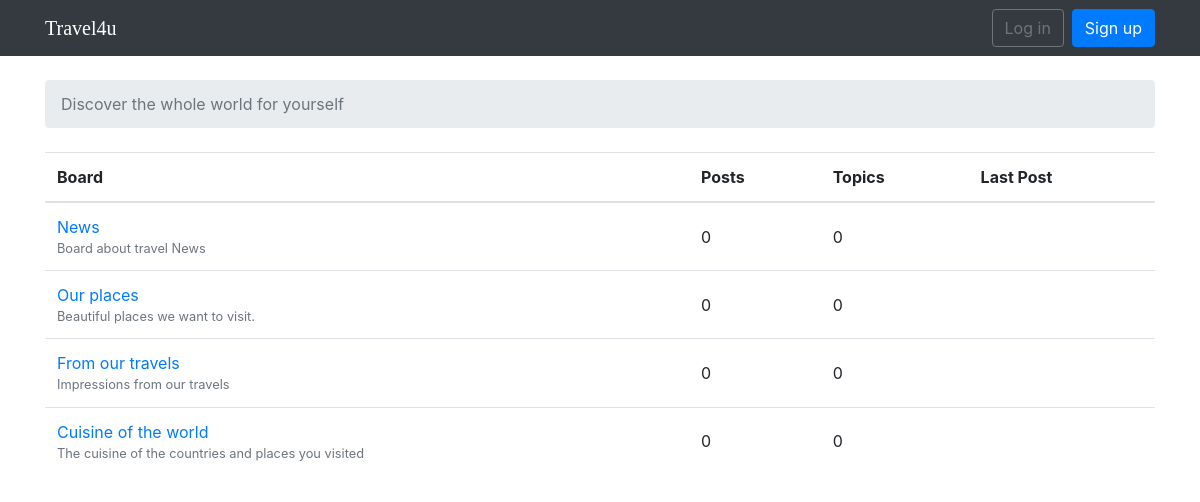
The page / on the database its author committed.
### forum/models.py (models this page shows, shortened)
class Board(models.Model):
    name = models.CharField(max_length=30, unique=True)
    description = models.CharField(max_length=100)

### forum/views.py (the view)
# urls.py: url(r'^$', views.home, name='home'),
def home(request):
    forum = Board.objects.all()
    return render(request, 'home.html', {'forum':forum})

### templates/home.html
{% extends 'base.html' %}
{% block breadcrumb %}
  <li class="breadcrumb-item active">Discover the whole world for yourself</li>
{% endblock %}
{% block content %}
  <table class="table">
    <thead class="thead-inverse">
      <tr>
        <th>Board</th>
        <th>Posts</th>
        <th>Topics</th>
        <th>Last Post</th>
      </tr>
    </thead>
    <tbody>
      {% for board in forum %}
        <tr>
          <td>
            <a href="{% url 'board_topics' board.pk %}">{{ board.name }}</a>
            <small class="text-muted d-block">{{ board.description }}</small>
          </td>
          <td class="align-middle">0</td>
          <td class="align-middle">0</td>
          <td></td>
        </tr>
      {% endfor %}
    </tbody>
  </table>
{% endblock %}

### rows shown on the page
Board: name "News", description "Board about travel News"
Board: name "Our places", description "Beautiful places we want to visit."
Board: name "From our travels", description "Impressions from our travels"
Board: name "Сuisine of the world", description "The cuisine of the countries and places you visited"
